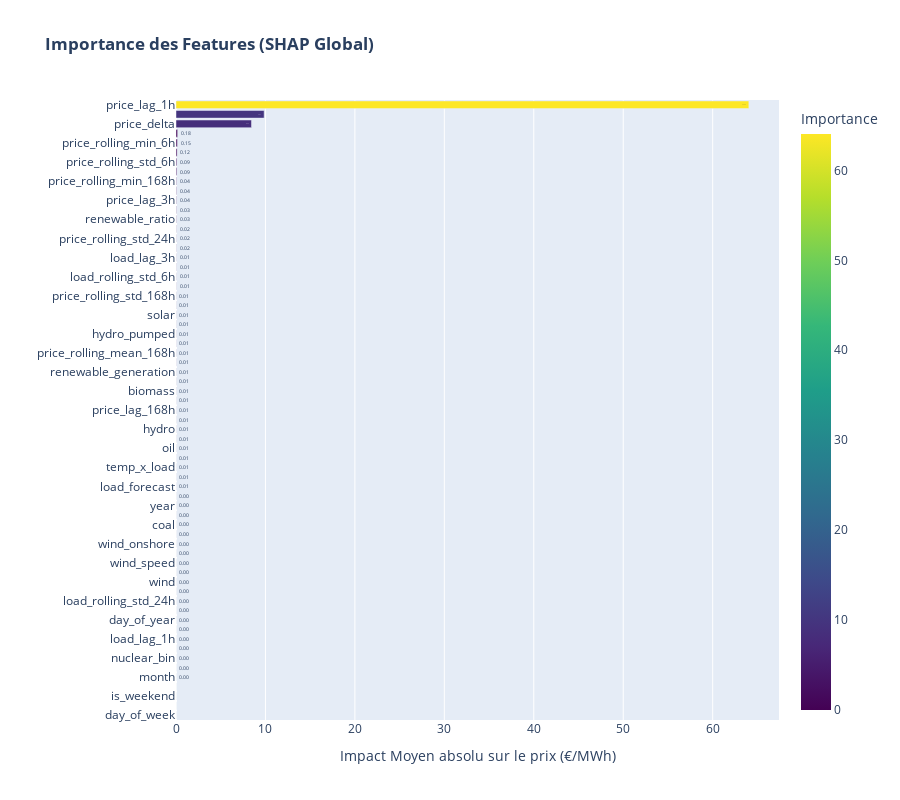

The notebook cell this image was saved under:
### Code cell
# visualisation SHAP
shap_importance = np.abs(shap_values).mean(axis=0)

df_shap = pd.DataFrame({
    'Feature': X_shap.columns,
    'Importance': shap_importance
})

# Tri par ordre d'importance
df_shap = df_shap.sort_values(by='Importance', ascending=True)

# Visualisation 
fig = px.bar(df_shap, 
             x='Importance', 
             y='Feature', 
             orientation='h',
             title='<b>Importance des Features (SHAP Global)</b>',
             text_auto='.2f',  
             color='Importance',
             color_continuous_scale='Viridis')

fig.update_layout(
    height=800, 
    xaxis_title="Impact Moyen absolu sur le prix (€/MWh)",
    yaxis_title="",
    font=dict(size=12)
)

fig.show()

### Figure 1 — Plotly figure (JSON) as saved in the notebook; plotly's stock layout.template omitted (floating-point values rounded to 4 significant figures)
{"data": [{"hovertemplate": "Importance=%{marker.color}<br>Feature=%{y}<extra></extra>", "legendgroup": "", "marker": {"color": [0.0, 0.0, 0.0, 3.05e-05, 0.0007641, 0.0009455, 0.001099, 0.001448, 0.001678, 0.001959, 0.002072, 0.002699, 0.002824, 0.00286, 0.003028, 0.003085, 0.003093, 0.003525, 0.003546, 0.003774, 0.003851, 0.004192, 0.004328, 0.004696, 0.005083, 0.005238, 0.005248, 0.005456, 0.00572, 0.006387, 0.006516, 0.0072, 0.007309, 0.007594, 0.008542, 0.008849, 0.009031, 0.009587, 0.009848, 0.009921, 0.01004, 0.01073, 0.01083, 0.01096, 0.01182, 0.01332, 0.01365, 0.01446, 0.01477, 0.01573, 0.01586, 0.01823, 0.0287, 0.02946, 0.03593, 0.04148, 0.04198, 0.08531, 0.0888, 0.1216, 0.1494, 0.1804, 8.437, 9.855, 64.04], "coloraxis": "coloraxis", "pattern": {"shape": ""}}, "name": "", "orientation": "h", "showlegend": false, "textposition": "auto", "texttemplate": "%{x:.2f}", "type": "bar", "x": [0.0, 0.0, 0.0, 3.05e-05, 0.0007641, 0.0009455, 0.001099, 0.001448, 0.001678, 0.001959, 0.002072, 0.002699, 0.002824, 0.00286, 0.003028, 0.003085, 0.003093, 0.003525, 0.003546, 0.003774, 0.003851, 0.004192, 0.004328, 0.004696, 0.005083, 0.005238, 0.005248, 0.005456, 0.00572, 0.006387, 0.006516, 0.0072, 0.007309, 0.007594, 0.008542, 0.008849, 0.009031, 0.009587, 0.009848, 0.009921, 0.01004, 0.01073, 0.01083, 0.01096, 0.01182, 0.01332, 0.01365, 0.01446, 0.01477, 0.01573, 0.01586, 0.01823, 0.0287, 0.02946, 0.03593, 0.04148, 0.04198, 0.08531, 0.0888, 0.1216, 0.1494, 0.1804, 8.437, 9.855, 64.04], "xaxis": "x", "y": ["day_of_week", "quarter", "is_weekend", "is_holiday", "month", "dayofweek", "nuclear_bin", "wind_x_speed", "load_lag_1h", "load", "day_of_year", "load_rolling_mean_6h", "load_rolling_std_24h", "hour", "wind", "load_lag_24h", "wind_speed", "load_rolling_mean_24h", "wind_onshore", "temperature", "coal", "cloud_cover", "year", "temp_x_cloud", "load_forecast", "waste", "temp_x_load", "hydro_river", "oil", "price_rolling_max_168h", "hydro", "total_generation", "price_lag_168h", "load_lag_12h", "biomass", "hydro_reservoir", "renewable_generation", "load_x_hour", "price_rolling_mean_168h", "price_lag_6h", "hydro_pumped", "gas", "solar", "price_lag_12h", "price_rolling_std_168h", "price_rolling_mean_24h", "load_rolling_std_6h", "price_rolling_max_24h", "load_lag_3h", "load_lag_6h", "price_rolling_std_24h", "residual_load", "renewable_ratio", "price_rolling_max_6h", "price_lag_3h", "nuclear", "price_rolling_min_168h", "price_lag_24h", "price_rolling_std_6h", "price_rolling_mean_6h", "price_rolling_min_6h", "price_rolling_min_24h", "price_delta", "price_delta_pct", "price_lag_1h"], "yaxis": "y"}], "layout": {"barmode": "relative", "coloraxis": {"colorbar": {"title": {"text": "Importance"}}, "colorscale": [[0, "#440154"], [0.1111, "#482878"], [0.2222, "#3e4989"], [0.3333, "#31688e"], [0.4444, "#26828e"], [0.5556, "#1f9e89"], [0.6667, "#35b779"], [0.7778, "#6ece58"], [0.8889, "#b5de2b"], [1, "#fde725"]]}, "font": {"size": 12}, "height": 800, "legend": {"tracegroupgap": 0}, "title": {"text": "<b>Importance des Features (SHAP Global)</b>"}, "xaxis": {"anchor": "y", "domain": [0, 1], "title": {"text": "Impact Moyen absolu sur le prix (€/MWh)"}}, "yaxis": {"anchor": "x", "domain": [0, 1], "title": {"text": ""}}}}
